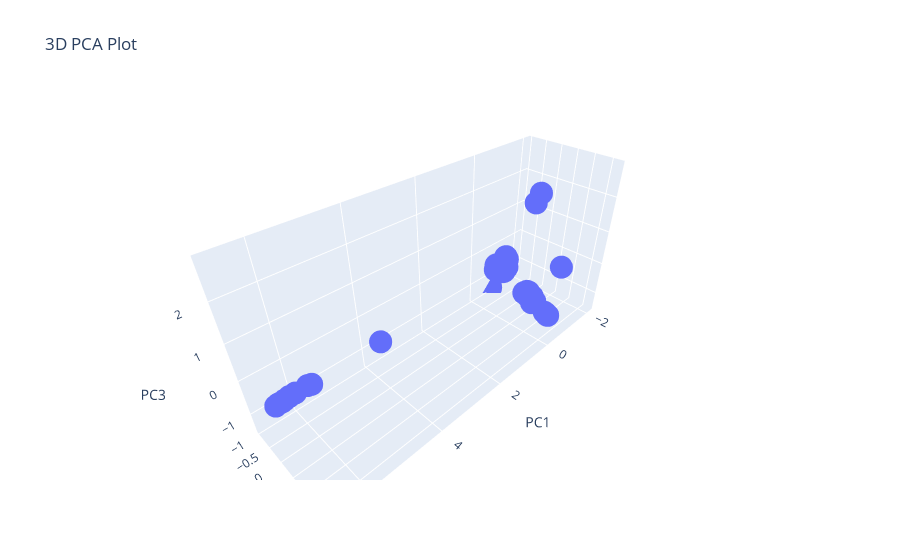

Here is the notebook cell this chart was saved with:
### Code cell
import plotly.express as px
from sklearn.decomposition import PCA
from sklearn.datasets import load_iris

from mpl_toolkits.mplot3d import Axes3D

import plotly.express as px

fig = px.scatter_3d(
    x=pca_transformed_data_2[:, 0],
    y=pca_transformed_data_2[:, 1],
    z=pca_transformed_data_2[:, 2],
    title="3D PCA Plot",
    labels={"x": "PC1", "y": "PC2", "z": "PC3"}
)
fig.show()

### Figure 1 — Plotly figure (JSON) as saved in the notebook; plotly's stock layout.template omitted (floating-point values rounded to 4 significant figures; data arrays with more than 128 entries replaced by an {"elided": "..."} marker saying what was removed)
{"data": [{"hovertemplate": "PC1=%{x}<br>PC2=%{y}<br>PC3=%{z}<extra></extra>", "legendgroup": "", "marker": {"color": "#636efa", "symbol": "circle"}, "mode": "markers", "name": "", "scene": "scene", "showlegend": false, "type": "scatter3d", "x": {"elided": "447 float values"}, "y": {"elided": "447 float values"}, "z": {"elided": "447 float values"}}], "layout": {"legend": {"tracegroupgap": 0}, "scene": {"domain": {"x": [0, 1], "y": [0, 1]}, "xaxis": {"title": {"text": "PC1"}}, "yaxis": {"title": {"text": "PC2"}}, "zaxis": {"title": {"text": "PC3"}}}, "title": {"text": "3D PCA Plot"}}}
